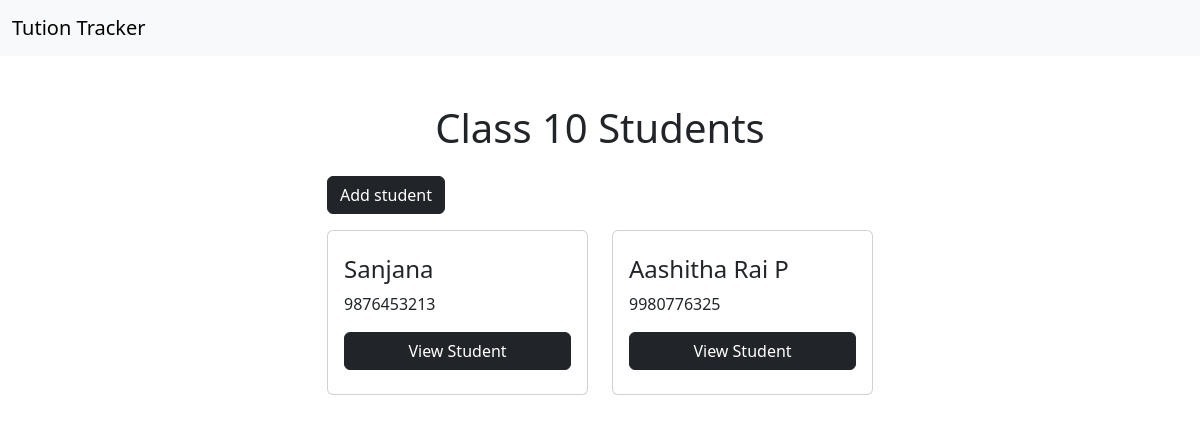
The app's page /class/26/students (signed in) with its own data.
### main/models.py (models this page shows, shortened)
class Class(models.Model):
    name = models.CharField("Student Class", max_length=20, unique=True)
    class Meta:
        verbose_name_plural = 'Classes'

class Student(models.Model):
    name = models.CharField("Student's Name", max_length=255)
    class_name = models.ForeignKey(Class, on_delete=models.CASCADE)
    joining_date  = models.DateField("Date of Joining")
    contact_no = models.CharField("Parent's Contact No",max_length=10)
    school = models.ForeignKey(School,on_delete=models.CASCADE)

### main/views.py (the view, shortened to what this page needs)
# urls.py: path('class/<int:class_id>/students', views.students, name = 'students'),
@login_required
def students(request, class_id):
    students = Student.objects.filter(class_name__id = class_id)
    _class = Class.objects.get(id = class_id)
    context = {
        "students" : students,
        "class": _class,
        "schools":School.objects.all()
    }
    return render(request,'main/students.html',context)

### main/templates/main/students.html (shortened to what this page needs)
{% extends 'base.html' %}
{% block content %}
<div class="container">
    <div class="row mt-5">
        <div class="col-md-3"></div>
        <div class="col-md-6">
            <h1 class="text-center">{{ class.name }} Students</h1>
            <button type="button" class="btn btn-dark my-3" data-bs-toggle="modal" data-bs-target="#addStudent">
                Add student
            </button>
            <div class="row row-cols-2">
                {% for student in students %}
                <div class="col">
                    <div class="card">
                        <div class="card-body">
                            <p class="h4 my-2">{{ student.name }}</p>
                            <p>{{ student.contact_no }}</p>
                            <a class="btn btn-dark w-100 mb-2" href="{% url 'student_detail' student.id %}">View
                                Student</a>
                        </div>
                    </div>
                </div>
                {% empty %}
                <div class="alert alert-warning">
                    No students...
                </div>
                {% endfor %}
            </div>
        </div>
        <div class="col-md-3"></div>
    </div>
</div>
{% endblock content %}

### records on screen
Class: name "Class 10"
Student: name "Sanjana", contact_no "9876453213"
Student: name "Aashitha Rai P", contact_no "9980776325"
